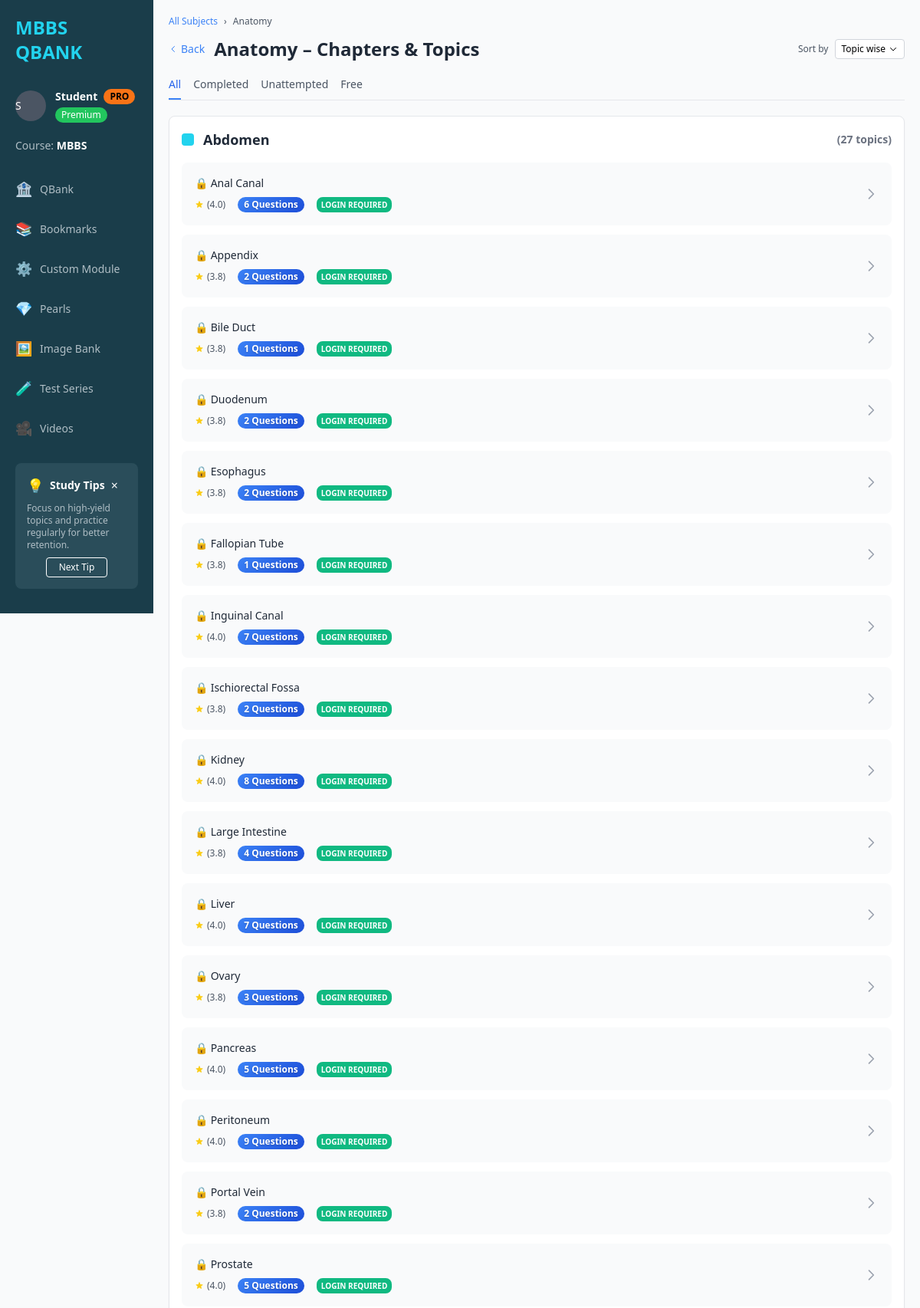
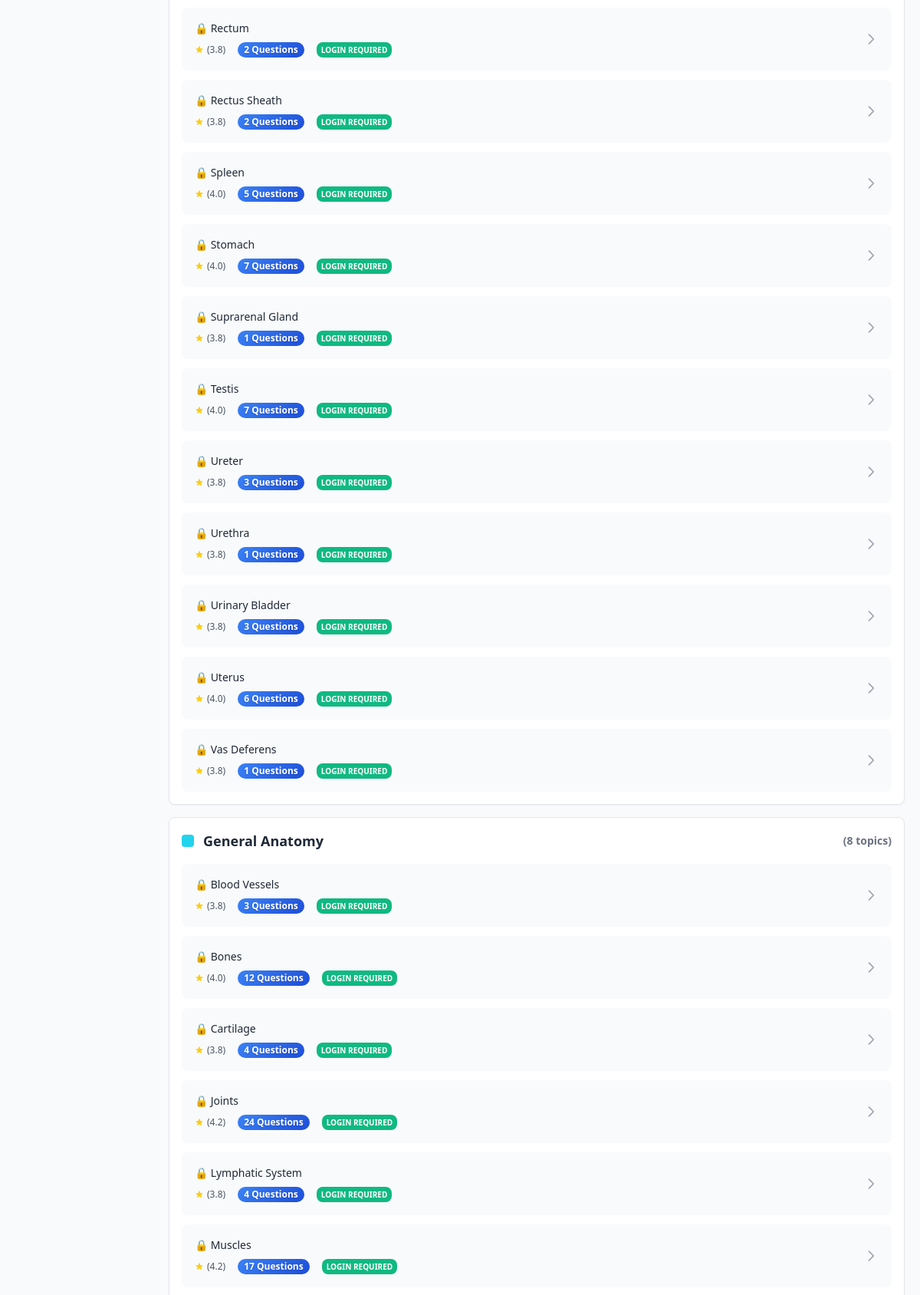
The app's page /subject/Anatomy (upper part) with its own data (2 pictures, top to bottom).
### tables this page shows
CREATE TABLE "qbank" (
        id INTEGER PRIMARY KEY AUTOINCREMENT,
        subject TEXT,
        exam_type TEXT,
        year TEXT,
        category TEXT,
        chapter TEXT,
        topic TEXT,
        subtopic TEXT,
        question TEXT,
        answer TEXT
    , is_premium INTEGER DEFAULT 1);

### app.py (the view)
@app.route('/subject/<subject_name>')
def show_subject(subject_name):
    conn = get_db_connection()
    user_id = session.get('user_id')
    chapters = conn.execute(
        '''
        SELECT DISTINCT chapter
        FROM qbank
        WHERE LOWER(subject) = ? AND chapter != ""
        ORDER BY chapter
        ''',
        (subject_name.lower(),)
    ).fetchall()
    chapters_with_topics = []
    for row in chapters:
        chapter = row['chapter']
        topics = conn.execute(
            '''
            SELECT DISTINCT topic
            FROM qbank
            WHERE LOWER(subject) = ? AND chapter = ? AND topic != ""
            ORDER BY topic
            ''',
            (subject_name.lower(), chapter)
        ).fetchall()
        enhanced_topics = []
        for topic_row in topics:
            topic_name = topic_row['topic']
            question_count = get_question_count(conn, subject_name, topic_name)
            is_completed = is_topic_completed(conn, user_id, subject_name, topic_name)
            topic_requires_login = is_topic_login_required(subject_name, topic_name)
            show_lock = topic_requires_login and not user_id  # Only show lock if login required AND user not logged in
            if question_count >= 50:
                rating = 4.8
            elif question_count >= 30:
                rating = 4.5
            elif question_count >= 15:
                rating = 4.2
            elif question_count >= 5:
                rating = 4.0
            else:
                rating = 3.8
            if show_lock:
                status = 'LOGIN REQUIRED'
            else:
                status = 'FREE'
            topic_data = {
                'name': topic_name,
                'question_count': question_count,
                'rating': rating,
                'status': status,
                'completed': is_completed,
                'requires_login': show_lock  # This controls the lock icon
            }
            enhanced_topics.append(topic_data)
        chapters_with_topics.append({
            'chapter': chapter,
            'topics': enhanced_topics
        })
    conn.close()
    return render_template('subject_chapters.html',
                           subject=subject_name.title(),
                           chapters=chapters_with_topics)

### app.py (called while the page is built)
def get_db_connection():
    conn = sqlite3.connect(DB_FILE)
    conn.row_factory = sqlite3.Row
    return conn

def is_topic_login_required(subject, topic):
    conn = get_db_connection()
    try:
        result = conn.execute('''
            SELECT DISTINCT is_premium
            FROM qbank
            WHERE LOWER(subject) = ? AND LOWER(topic) = ?
            LIMIT 1
        ''', (subject.lower(), topic.lower())).fetchone()
        return result and result['is_premium'] == 1
    finally:
        conn.close()

def get_question_count(conn, subject_name, topic_name):
    result = conn.execute(
        'SELECT COUNT(*) as count FROM qbank WHERE LOWER(subject) = ? AND topic = ?',
        (subject_name.lower(), topic_name)
    ).fetchone()
    return result['count'] if result else 0

def is_topic_completed(conn, user_id, subject, topic):
    if not user_id:
        return False
    result = conn.execute(
        'SELECT id FROM topic_completion WHERE user_id = ? AND LOWER(subject) = ? AND topic = ?',
        (user_id, subject.lower(), topic)
    ).fetchone()
    return result is not None

### templates/subject_chapters.html (shortened to what this page needs)
<!DOCTYPE html>
<html lang="en">
<head>
    <script src="https://cdn.tailwindcss.com"></script>
</head>
<body class="bg-gray-50 min-h-screen flex">
    <nav class="sidebar text-white" role="navigation" aria-label="Main navigation">
        <div class="px-5 pb-8">
            <a href="{{ url_for('home') }}" class="text-2xl font-bold text-cyan-400 no-underline sidebar-brand">MBBS QBANK</a>
        </div>
        <div class="px-5 pb-5">
            <div class="flex items-center space-x-3">
                <div class="w-10 h-10 bg-gray-600 rounded-full flex items-center justify-content">
                    <span class="text-sm font-medium" aria-hidden="true">
                        {% if session.username %}
                            {{ session.username[0].upper() }}
                        {% else %}
                            S
                        {% endif %}
                    </span>
                </div>
                <div>
                    <div class="flex items-center space-x-2">
                        <span class="font-semibold text-sm">
                            {% if session.username %}
                                {{ session.username }}
                            {% else %}
                                Student
                            {% endif %}
                        </span>
                        <span class="bg-orange-500 text-black text-xs px-2 py-0.5 rounded-xl font-bold">PRO</span>
                    </div>
                    <div class="text-xs bg-green-500 text-white px-2 py-0.5 rounded-xl mt-1 inline-block">Premium</div>
                </div>
            </div>
        </div>
        <div class="px-5 pb-5">
            <div class="text-sm" style="color: #b0bec5;">Course: <strong class="text-white">MBBS</strong></div>
        </div>
        <div class="flex-1">
            <ul class="list-none">
                <li>
                    <a href="{{ url_for('home') }}" class="nav-item">
                        <span class="text-lg">🏦</span>
                        <span>QBank</span>
                    </a>
                </li>
                <li>
                    {% if session.user_id %}
                        <a href="{{ url_for('bookmarks') }}" class="nav-item">
                            <span class="text-lg">📚</span>
                            <span>Bookmarks</span>
                        </a>
                    {% else %}
                        <button class="nav-item w-full text-left">
                            <span class="text-lg">📚</span>
                            <span>Bookmarks</span>
                        </button>
                    {% endif %}
                </li>
                <li>
                    <button class="nav-item w-full text-left">
                        <span class="text-lg">⚙️</span>
                        <span>Custom Module</span>
                    </button>
                </li>
                <li>
                    <button class="nav-item w-full text-left">
                        <span class="text-lg">💎</span>
                        <span>Pearls</span>
                    </button>
                </li>
                <li>
                    <button class="nav-item w-full text-left">
                        <span class="text-lg">🖼️</span>
                        <span>Image Bank</span>
                    </button>
                </li>
                <li>
                    <button class="nav-item w-full text-left">
                        <span class="text-lg">🧪</span>
                        <span>Test Series</span>
                    </button>
                </li>
                <li>
                    <button class="nav-item w-full text-left">
                        <span class="text-lg">🎥</span>
                        <span>Videos</span>
                    </button>
                </li>
            </ul>
        </div>
        <div class="tips-section">
            <div class="flex items-center space-x-2 mb-2">
                <span class="text-lg">💡</span>
                <span class="font-bold text-sm text-white">Study Tips</span>
                <button class="ml-auto text-white text-base" aria-label="Close tip">×</button>
            </div>
            <p class="text-xs" style="color: #b0bec5; margin-bottom: 8px;">
                Focus on high-yield topics and practice regularly for better retention.
            </p>
            <div class="text-center">
                <button class="bg-transparent border border-white text-white py-1 px-4 rounded text-xs hover:bg-white hover:text-slate-800 transition-colors">
                    Next Tip
                </button>
            </div>
        </div>
    </nav>
    <main class="main-content flex-1 p-5" role="main">
        <nav class="flex items-center space-x-2 mb-3 text-xs text-gray-600" aria-label="Breadcrumb">
            <a href="{{ url_for('home') }}" class="text-blue-500 hover:underline">All Subjects</a>
            <span aria-hidden="true">›</span>
            <span>{{ subject }}</span>
        </nav>
        <div class="flex items-center justify-between mb-5">
            <div class="flex items-center space-x-3">
                <a href="{{ url_for('home') }}" class="text-blue-500 hover:text-blue-600 flex items-center" aria-label="Back to all subjects">
                    <svg class="w-3 h-3 mr-1" fill="none" stroke="currentColor" viewBox="0 0 24 24" aria-hidden="true">
                        <path stroke-linecap="round" stroke-linejoin="round" stroke-width="2" d="M15 19l-7-7 7-7"></path>
                    </svg>
                    <span class="text-sm">Back</span>
                </a>
                <h1 class="text-2xl font-bold text-gray-800">{{ subject }} – Chapters & Topics</h1>
            </div>
            <div class="flex items-center space-x-2">
                <span class="text-xs text-gray-600">Sort by</span>
                <div class="relative dropdown">
                    <button class="bg-white border border-gray-300 rounded px-2 py-1 text-xs flex items-center space-x-1" aria-haspopup="true" aria-expanded="false">
                        <span>Topic wise</span>
                        <svg class="w-3 h-3" fill="none" stroke="currentColor" viewBox="0 0 24 24" aria-hidden="true">
                            <path stroke-linecap="round" stroke-linejoin="round" stroke-width="2" d="M19 9l-7 7-7-7"></path>
                        </svg>
                    </button>
                </div>
            </div>
        </div>
        <div class="flex space-x-4 mb-5 border-b">
            <button class="pb-2 border-b-2 border-blue-500 text-blue-600 font-medium text-sm" aria-current="true">All</button>
            <button class="pb-2 border-b-2 border-transparent text-gray-600 hover:text-gray-800 text-sm">Completed</button>
            <button class="pb-2 border-b-2 border-transparent text-gray-600 hover:text-gray-800 text-sm">Unattempted</button>
            <button class="pb-2 border-b-2 border-transparent text-gray-600 hover:text-gray-800 text-sm">Free</button>
        </div>
        {% if chapters %}
            {% for chapter in chapters %}
                <div class="bg-white rounded-lg shadow-sm border border-gray-200 p-4 mb-4">
                    <h2 class="text-lg font-semibold text-gray-800 mb-4 flex items-center">
                        <div class="w-4 h-4 bg-cyan-400 rounded mr-3"></div>
                        {{ chapter.chapter }}
                        <span class="ml-auto text-sm text-gray-500">({{ chapter.topics|length }} topics)</span>
                    </h2>
                    <div class="space-y-3">
                        {% for topic in chapter.topics %}
                            <a href="{{ url_for('show_topic', subject_name=subject, topic_name=topic.name) }}"
                               class="block bg-gray-50 rounded-lg p-4 hover:bg-blue-50 hover:transform hover:translate-x-1 transition-all duration-300 border border-transparent hover:border-blue-200 {% if session.user_id and topic.completed %}topic-completed{% endif %}">
                                <div class="flex items-center space-x-4">
                                    <div class="flex-1 min-w-0">
                                        <h3 class="font-medium text-gray-800 text-sm mb-2">
                                            {% if topic.requires_login %}🔒{% endif %} {{ topic.name }}
                                        </h3>
                                        <div class="flex items-center space-x-4 text-xs">
                                            <div class="rating-display">
                                                <span class="text-gray-600">({{ topic.rating }})</span>
                                            </div>
                                            <span class="question-count">{{ topic.question_count }} Questions</span>
                                            <span class="status-badge {% if topic.status == 'PRO' %}status-pro{% else %}status-free{% endif %}">
                                                {{ topic.status }}
                                            </span>
                                        </div>
                                    </div>
                                    <div class="flex-shrink-0">
                                        <svg class="w-5 h-5 text-gray-400" fill="none" stroke="currentColor" viewBox="0 0 24 24">
                                            <path stroke-linecap="round" stroke-linejoin="round" stroke-width="2" d="M9 5l7 7-7 7"></path>
                                        </svg>
                                    </div>
                                </div>
                            </a>
                        {% endfor %}
                    </div>
                </div>
            {% endfor %}
        {% else %}
            <div class="bg-white rounded-lg shadow-sm border border-gray-200 p-8 text-center">
                <div class="text-6xl mb-4">📚</div>
                <h3 class="text-lg font-medium text-gray-800 mb-2">No chapters available</h3>
                <p class="text-gray-600 text-sm">No chapters found for {{ subject }}. Please check back later.</p>
            </div>
        {% endif %}
    </main>
</body>
</html>

### templates/subject_chapters.html (style rules this page uses)
.sidebar { position: fixed; top: 0; left: 0; width: 200px; height: 100vh; background-color: #1a3d4a; color: white; display: flex; flex-direction: column; overflow-y: auto; padding: 20px 0; }
.main-content { margin-left: 200px; }
.nav-item { transition: all 0.3s ease; padding: 12px 20px; cursor: pointer; color: #b0bec5; font-size: 14px; display: flex; align-items: center; gap: 10px; text-decoration: none; }
.tips-section { margin: 20px; background-color: #2a4d5a; border-radius: 8px; padding: 15px; font-size: 12px; }
.question-count { background: linear-gradient(135deg, #3b82f6 0%, #1d4ed8 100%); color: white; padding: 2px 8px; border-radius: 12px; font-size: 12px; font-weight: 600; text-shadow: 0 1px 2px rgba(0,0,0,0.2); }
.rating-display { display: flex; align-items: center; gap: 4px; }
.status-badge { font-size: 10px; font-weight: 600; padding: 2px 6px; border-radius: 8px; text-transform: uppercase; }
.status-free { background-color: #10b981; color: white; }

### records on screen
qbank: name "Bile Duct", rating "3.8", question_count "1", status "LOGIN REQUIRED"
qbank: name "Fallopian Tube", rating "3.8", question_count "1", status "LOGIN REQUIRED"
qbank: name "Suprarenal Gland", rating "3.8", question_count "1", status "LOGIN REQUIRED"
qbank: name "Urethra", rating "3.8", question_count "1", status "LOGIN REQUIRED"
qbank: name "Vas Deferens", rating "3.8", question_count "1", status "LOGIN REQUIRED"

### other values on screen
{{ subject }} "Anatomy"
{{ chapter.chapter }} "Abdomen" "General Anatomy"
{{ chapter.topics|length }} "27" "8"
{{ topic.name }} "Anal Canal" "Appendix" "Duodenum" "Esophagus" "Inguinal Canal" "Ischiorectal Fossa" "Kidney" "Large Intestine" "Liver" "Ovary" "Pancreas" "Peritoneum" "Portal Vein" "Prostate" "Rectum" "Rectus Sheath" "Spleen" "Stomach" "Testis" "Ureter" "Urinary Bladder" "Uterus" "Blood Vessels" "Bones" "Cartilage" "Joints" "Lymphatic System" "Muscles"
{{ topic.rating }} "4.0" "3.8" "3.8" "3.8" "4.0" "3.8" "4.0" "3.8" "4.0" "3.8" "4.0" "4.0" "3.8" "4.0" "3.8" "3.8" "4.0" "4.0" "4.0" "3.8" "3.8" "4.0" "3.8" "4.0" "3.8" "4.2" "3.8" "4.2"
{{ topic.question_count }} "6" "2" "2" "2" "7" "2" "8" "4" "7" "3" "5" "9" "2" "5" "2" "2" "5" "7" "7" "3" "3" "6" "3" "12" "4" "24" "4" "17"
{{ topic.status }} "LOGIN REQUIRED" "LOGIN REQUIRED" "LOGIN REQUIRED" "LOGIN REQUIRED" "LOGIN REQUIRED" "LOGIN REQUIRED" "LOGIN REQUIRED" "LOGIN REQUIRED" "LOGIN REQUIRED" "LOGIN REQUIRED" "LOGIN REQUIRED" "LOGIN REQUIRED" "LOGIN REQUIRED" "LOGIN REQUIRED" "LOGIN REQUIRED" "LOGIN REQUIRED" "LOGIN REQUIRED" "LOGIN REQUIRED" "LOGIN REQUIRED" "LOGIN REQUIRED" "LOGIN REQUIRED" "LOGIN REQUIRED" "LOGIN REQUIRED" "LOGIN REQUIRED" "LOGIN REQUIRED" "LOGIN REQUIRED" "LOGIN REQUIRED" "LOGIN REQUIRED"
